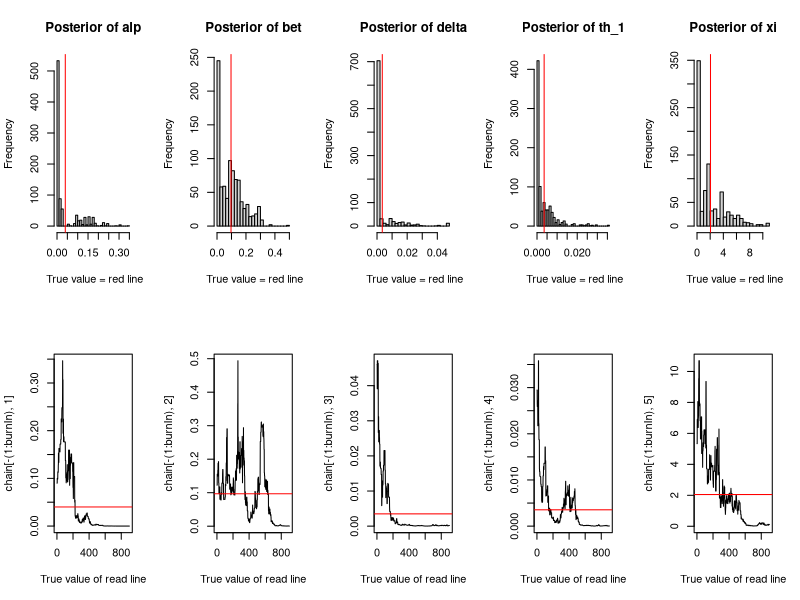

The R script that drew this image:
#OUOUCIR
rm(list=ls())
library(ape)
library(phytools)
library(corpcor)
library(stringi)
library(MCMCpack)
##given tree of n taxa,response,predictor.dataset,interaction,model
##output everything
#--------------------------------------------------------------------
CovRes<-function(x,n=n,G=G,distG=distG,one=one,response=response,pred.dataset=pred.dataset){
    alp<-x[1]
    bet<-x[2]
    delta<-x[3]
    th_1<-x[4]

    xi<-x[5]
    b1<-x[6]
    b2<-x[7]

    y_0<-0
    th_0<-0
    sig_0<-0
  sig1<-compute.optimal.sigma(model.params = x , response=response, pred.dataset=pred.dataset,G=G,opt.model=NULL)
  cov_yi_yj<-array(0,c(n,n))
  cov_y_th<-array(0,c(n,n))
  cov_thi_thj<-array(0,c(n,n))
  b1_hat<-array(0,c(n,n))
  cov_ri_rj<-array(0,c(n,n))
  for(i in 1:n){
      for(j in 1:n){

        if(2*alp != delta){
        A_1 <- exp(2*alp*G[i,j] - delta*G[i,j])/(2*alp - delta) -1/(2*alp - delta)
        }else{
        A_1 <- G[i,j]
        }
         if(alp != bet ){
           A_2 <-2*(alp*exp(alp*G[i,j]) -alp*exp(bet*G[i,j]))*th_0*th_0*exp(-alp*G[i,j] - 2*bet*G[i,j])/(alp -bet)
           A_3 <-(alp^2 -alp*bet)*sig1^2*exp(alp*G[i,j] + 2*bet*G[i,j])/ (alp^2*bet - bet^3)* exp(-alp*G[i,j] - 2*bet*G[i,j])
           A_4 <-  (alp*exp(1/2*alp*distG[i,j]) - alp*exp(1/2*bet*distG[i,j]))^2*exp(-alp*distG[i,j] - bet*distG[i,j])/(alp - bet)^2
           #A_5 <-  2*((alp^2*bet +alp*bet^2)*exp(alp*G[i,j]) - (alp^2*bet + alp*bet^2)*exp(bet*G[i,j]))*th_0^2*exp(-alp*G[i,j] - 2*bet*G[i,j])/(alp^2*bet - bet^3)
          # A_6 <- (2*alp*bet*exp(bet*G[i,j]) - (alp^2 +alp*bet)*exp(alp*G[i,j]))/(alp^2*bet - bet^3)
           }else{
           A_2 <- G[i,j]*exp(bet*G[i,j])
           A_3 <- alp/(bet*(alp+bet))*sig1^2*exp(alp*G[i,j] + 2*bet*G[i,j])* exp(-alp*G[i,j] - 2*bet*G[i,j])
           A_4 <- -(alp/2*G[i,j])^2*exp(alp*G[i,j])
           #A_5 <- 2*bet*exp(bet*G[i,j])*th_0^2*exp(-alp*G[i,j] - 2*bet*G[i,j])
          # A_6 <- exp(bet*G[i,j])
         }

      cov_yi_yj[i,j] <-
      1/2*(2*y_0^2*exp(-2*alp*G[i,j]) + (alp*xi^2*th_1*(exp(2*alp*G[i,j])/alp
      - 1/alp)/delta + 2*alp*th_1^2*(exp(2*alp*G[i,j])/alp - 1/alp) +
      4*alp*sig_0*xi^2*(A_1)/delta
    - 8*alp*th_1^2*(A_1) -
      4*alp*sig_0*th_1*(exp(2*alp*G[i,j] - 2*delta*G[i,j])/(alp - delta) -
      1/(alp - delta)) + alp*xi^2*th_1*(exp(2*alp*G[i,j] -
      2*delta*G[i,j])/(alp - delta) - 1/(alp - delta))/delta +
      2*alp*th_1^2*(exp(2*alp*G[i,j] - 2*delta*G[i,j])/(alp - delta) - 1/(alp -
      delta)) + xi^2*th_1*(exp(2*alp*G[i,j])/alp - 1/alp)/delta +
      2*th_1^2*(exp(2*alp*G[i,j])/alp - 1/alp) +
      4*sig_0*xi^2*(A_1)/delta + 4*(2*delta*sig_0 -
      xi^2)*alp*th_1*(A_1)/delta - 8*th_1^2*(A_1) +
      2*sig_0^2*(exp(2*alp*G[i,j] - 2*delta*G[i,j])/(alp - delta) - 1/(alp -
      delta)) - 2*sig_0*xi^2*(exp(2*alp*G[i,j] - 2*delta*G[i,j])/(alp - delta) -
      1/(alp - delta))/delta - 4*sig_0*th_1*(exp(2*alp*G[i,j] -
      2*delta*G[i,j])/(alp - delta) - 1/(alp - delta)) +
      xi^2*th_1*(exp(2*alp*G[i,j] - 2*delta*G[i,j])/(alp - delta) - 1/(alp -
      delta))/delta + 2*th_1^2*(exp(2*alp*G[i,j] - 2*delta*G[i,j])/(alp - delta) -
      1/(alp - delta)) + 4*(2*delta*sig_0 - xi^2)*th_1*(A_1)/delta +
      2*(delta*sig_0^2 - sig_0*xi^2)*alp*(exp(2*alp*G[i,j] -
      2*delta*G[i,j])/(alp - delta) - 1/(alp - delta))/delta)*exp(-2*alp*G[i,j])
      - 2*((alp - bet)*y_0*exp(bet*G[i,j]) + (alp*exp(alp*G[i,j]) -
      alp*exp(bet*G[i,j]))*th_0)^2*exp((-2*alp*G[i,j] - 2*bet*G[i,j])/(alp -bet)^2))*(alp - bet)^2*exp(bet*distG[i,j]) -
      (
        2*(y_0*exp(bet*G[i,j]))+A_2 - A_3-2*th_0*y_0*exp(bet*G[i,j])*exp(-alp*G[i,j] - 2*bet*G[i,j])
      -(2*alp*bet*exp(bet*G[i,j]) - (alp^2 +alp*bet)*exp(alp*G[i,j]))/(alp^2*bet - bet^3)*sig1^2*exp(-alp*G[i,j] - 2*bet*G[i,j])+ 2*((alp^2*bet +alp*bet^2)*exp(alp*G[i,j]) - (alp^2*bet + alp*bet^2)*exp(bet*G[i,j]))*th_0^2*exp(-alp*G[i,j] - 2*bet*G[i,j])/(alp^2*bet - bet^3)
    )*(alp*exp(1/2*alp*distG[i,j])-alp*exp(1/2*bet*distG[i,j]))*exp(-1/2*alp*distG[i,j]) -
      1/2*(2*th_0^2*exp(-2*bet*G[i,j]) - (2*bet*th_0^2 + sig1^2*exp(2*bet*G[i,j])- sig1^2)*exp(-2*bet*G[i,j])/bet)*A_4


      if(alp==bet){
        cov_y_th[i,j]<-(sig1^2/(2*bet^3))*(2*bet^3*G[i,j]*exp(bet*G[i,j])+bet^2*exp(bet*G[i,j])-bet^2*exp(3*bet*G[i,j]))
      }else{
      cov_y_th[i,j] <-
      -((alp - bet)*y_0*exp(bet*G[i,j]) + (alp*exp(alp*G[i,j]) -
      alp*exp(bet*G[i,j]))*th_0)*th_0*exp(-alp*G[i,j] - 2*bet*G[i,j])/(alp -
      bet) + 1/2*(2*alp*bet*sig1^2*exp(bet*G[i,j]) + (alp^2 -
      alp*bet)*sig1^2*exp(alp*G[i,j] + 2*bet*G[i,j]) - (alp^2 +
      alp*bet)*sig1^2*exp(alp*G[i,j]) + 2*(alp^2*bet -
      bet^3)*th_0*y_0*exp(bet*G[i,j]) + 2*((alp^2*bet +
      alp*bet^2)*exp(alp*G[i,j]) - (alp^2*bet +
      alp*bet^2)*exp(bet*G[i,j]))*th_0^2)*exp(-alp*G[i,j] -
      2*bet*G[i,j])/(alp^2*bet - bet^3)
  }
      cov_thi_thj[i,j] <-
       -1/2*bet*sig1^2*(exp(-2*bet*G[i,j]) - 1)*exp(-bet*distG[i,j])
      if(distG[i,j]<10^(-10)){
        b1_hat[i,j]<- (2*alp*(-alp/2 +3/2*bet) +alp^2+bet*bet )  / (alp^2-bet^2)
      }else{
          if( alp!=bet ){
            B_1<- ((alp - bet)*y_0*exp(bet*distG[i,j]/2) + (alp*exp(alp*distG[i,j]/2) -alp*exp(bet*distG[i,j]/2))*th_0)/(alp-bet)*th_0*exp(-alp*distG[i,j]/2 -2*bet*distG[i,j]/2)
          }else{
            B_1<- (y_0*exp(bet*distG[i,j]/2) + exp(bet*distG[i,j]/2))*th_0*exp(-alp*distG[i,j]/2 -2*bet*distG[i,j]/2)
          }

        b1_hat[i,j] <-
      (
        2*B_1 -
      (2*alp*bet*sig1^2*exp(bet*distG[i,j]/2) + (alp^2 -alp*bet)*sig1^2*exp(alp*distG[i,j]/2 + 2*bet*distG[i,j]/2)
        - (alp^2 +alp*bet)*sig1^2*exp(alp*distG[i,j]/2) +
          2*(alp^2*bet -bet^3)*th_0*y_0*exp(bet*distG[i,j]/2) +
          2*((alp^2*bet +alp*bet^2)*exp(alp*distG[i,j]/2)-
      (alp^2*bet +alp*bet^2)*exp(bet*distG[i,j]/2))*th_0^2 )*exp(-alp*distG[i,j]/2 - 2*bet*distG[i,j]/2)/(alp^2*bet - bet^3)
      )/(2*th_0^2*exp(-2*bet*distG[i,j]/2) - (2*bet*th_0^2 + sig1^2*exp(2*bet*distG[i,j]/2) -sig1^2)*exp(-2*bet*distG[i,j]/2)/bet)
      }

      cov_ri_rj[i,j]<-
        cov_yi_yj[i,j]-2*b1_hat[i,j]*cov_y_th[i,j]+(b1_hat[i,j])^2*cov_thi_thj[i,j]
     }# end of j loop
   }#end of i loop
  return(cov_ri_rj)
  }#end of CovRes  function
  #-------------------------------------------------------------------------------
  NegLogLike<-function(x,regb=regb,n=n,G=G,distG=distG,one=one,response=response,pred.dataset=pred.dataset,dsm=dsm){
    badval<-(0.5)*.Machine$double.xmax
    alp<-x[1]
    bet<-x[2]
    delta<-x[3]
    th_1<-x[4]
     xi<-x[5]

    p_est<-c(alp,bet,delta,th_1,xi)
    #print(p_est)
    V<-CovRes(p_est,n=n,G=G,distG=distG,one=one,response=response,pred.dataset=pred.dataset)
    #V<-as.matrix(nearPD(V)$mat)
    #CovRes(p_est,n=n,G=G,distG=distG,one=one,response=response,predictor=predictor)

    #regb[2]<-b1
    #put reg b here modified
    negloglike<-n/2*log(2*pi)+1/2*log(abs(det(V)))
    negloglike<-negloglike+1/2*t(response-dsm%*%regb)%*%pseudoinverse(V)%*%(response-dsm%*%regb)
    #print(negloglike)
    #print(c(alp,sig,negloglike))
    if(alp<0 || alp>100 || bet<0 || bet>100 || delta<0 || delta>100 || xi<0 || !is.finite(negloglike)|| negloglike <= -1000){
      return(badval)
    }
    return(negloglike[1])
  }#Neglog
  #-------------------------------------------------------------------------------
  #sim.dsm.oubmcir
  sim.dsm.oubmcir<-function(model.params,pred.dataset=pred.dataset,x.tre=x.tre){
    alp<-model.params[1]
    bet<-model.params[2]
    delta<-model.params[3]
    th_1<-model.params[4]
    xi<-model.params[5]
    #b1<-x[3]

    n<-dim(pred.dataset)[1]
    one<-array(1,c(n,1))
    #print(one)
    second<-phyloCorrectFactor.OUOUCIR(c(alp,bet,delta,th_1,xi),pred.dataset = pred.dataset,x.tre=x.tre)*pred.dataset
    return(second)
  }
  #-------------------------------------------------------------------------------
  phyloCorrectFactor.OUOUCIR<-function(model.params, pred.params=pred.params, pred.dataset=pred.dataset,x.tre=x.tre){
    alp<-model.params[1]
    bet<-model.params[2]
    delta<-model.params[3]
    th_1<-model.params[4]
    xi<-model.params[5]

    rho_y_th<-0
    y_0<-0
    th_0<-0
    tree.vcv<-vcv(x.tre)
    sig1<-compute.optimal.sigma(model.params, pred.int.params = predictor.dataset.estimate$b_ini[1:dim(pred.dataset)[2]], pred.params.mtx = predictor.dataset.estimate$pred.params.mtx,pred.int.dataset=predictor.dataset.estimate$pred.int.dataset, G=G , opt.model = NULL)
    trh<-max(tree.vcv) #tree height

    cov_y_th <- -((alp - bet)*y_0*exp(bet*trh) + (alp*exp(alp*trh) - alp*exp(bet*trh))*th_0)*th_0*exp(-alp*trh - 2*bet*trh)/(alp - bet) + 1/2*(2*alp*bet*sig1^2*exp(bet*trh) + (alp^2 -
           alp*bet)*sig1^2*exp(alp*trh + 2*bet*trh) - (alp^2 + alp*bet)*sig1^2*exp(alp*trh) + 2*(alp^2*bet -bet^3)*th_0*y_0*exp(bet*trh) + 2*((alp^2*bet + alp*bet^2)*exp(alp*trh) - (alp^2*bet +alp*bet^2)*exp(bet*trh))*th_0^2)*exp(-alp*trh -
           2*bet*trh)/(alp^2*bet - bet^3)
 var_th <- -th_0^2*exp(-2*bet*trh) + 1/2*(2*bet*th_0^2 + sig1^2*exp(2*bet*trh) - sig1^2)*exp(-2*bet*trh)/bet

    return(c(cov_y_th/var_th))
  }
  #--------------------------------------r_sq&AICc-------------------------------------------
  r_sq<-function(b_est=b_est,est_V=est_V,dsm=dsm,pred.dataset=pred.dataset,response=response){
    one<-array(1,c(length(response),1))
    inv_V_est<-pseudoinverse(est_V)
    mean_response<-(t(one)%*%inv_V_est%*%response)/sum(inv_V_est)
    SST<-t(response-c(mean_response))%*%inv_V_est%*%(response-c(mean_response))
    SSE<-t(response-dsm%*%b_est)%*%inv_V_est%*%(response-dsm%*%b_est)
    return((SST-SSE)/SST)
  }

  AICc<-function(n,k,negloglike){
    AIC<-2*k+negloglike
    AICc<-AIC+ 2*k*(k+1)/(n-k-1)
    return(AICc)
  }
  full.pred.dataset.estimate<-function(pred.dataset=pred.dataset,int.vars=int.vars, response=response){
    pred.names<-colnames(pred.dataset)
    for(j in 1 : dim(int.vars)[2]){
      int_j1 <- which(colnames(pred.dataset) == int.vars[j,][1])
      int_j2 <- which(colnames(pred.dataset) == int.vars[j,][2])
      pred.int_j12 <- matrix(pred.dataset[,int_j1]*pred.dataset[,int_j2],ncol=1)
      pred.int.dataset <- cbind(pred.int.dataset,pred.int_j12)
      temp.names <- paste(colnames(pred.dataset)[int_j1],colnames(pred.dataset)[int_j2],sep ="")
      pred.names = c(pred.names,temp.names)
    }
    colnames(pred.int.dataset)<-pred.names
    b_ini <- pseudoinverse(t(pred.int.dataset)%*%pred.int.dataset)%*%t(pred.int.dataset)%*%response
    rownames(b_ini) <- pred.names
    prdc <- sum(stri_length(colnames(pred.int.dataset)) == 1)
    pred.params.mtx <- array(0,c(prdc,prdc))
    colnames(pred.params.mtx)<-rownames(pred.params.mtx)<-pred.names[1:prdc]
    for(i in 1:(prdc-1)){
      for(j in i:prdc){
        if (i != j){
          cri.int<- rownames(b_ini) == paste(pred.names[i],pred.names[j],sep = "")
          if(any(cri.int)){
            pred.params.mtx[i,j]<-b_ini[which(cri.int),1]
            pred.params.mtx[j,i]<-pred.params.mtx[i,j]
          }
        }
      }
    }
    return( list(pred.int.dataset=pred.int.dataset, b_ini=b_ini, pred.params.mtx=pred.params.mtx))
  }
  #-------------------------------------------------------------------

  compute.optimal.sigma <- function(model.params = model.params , response=response, pred.dataset=pred.dataset,G=G,opt.model=NULL){

      bet <- model.params[2]
      V<- (1/(2*bet))*(1-exp(-2*bet*max(G)))*exp(-2*bet*(max(G)-G))
      inv.V<-pseudoinverse(V)

    #prdc <- sum(stri_length(colnames(pred.dataset)) == 1)
    n<-dim(G)[1]
    one<-array(1,c(n,1))
    inv.G<-pseudoinverse(G)
    sig1<-0
    v.pred.array<-NULL
    b_est<- pseudoinverse(t(pred.dataset)%*%pred.dataset)%*%t(pred.dataset)%*%response

    for(bIndex in 1 : dim(pred.dataset)[2]){

        temp.m.pred <- c(t(one)%*%inv.V%*%pred.dataset[,bIndex])
        temp.m.pred <- c(temp.m.pred/(t(one)%*%inv.V%*%one))
        temp.v.pred <- t(pred.dataset[,bIndex] - temp.m.pred*one)%*%inv.V%*%(pred.dataset[,bIndex] - temp.m.pred*one)/n

      sig1<-sig1 + b_est[bIndex]*temp.v.pred
      }
      return(sig1)
  }
  #--------------------------------------------------------------------------------
  prior<-function(model.params, pred.params){
    alp<-model.params[1]
    bet<-model.params[2]
    delta<-model.params[3]
    th_1<-model.params[4]
    xi<-model.params[5]
    #alpprior<- -dgamma(x=alp,shape=1,log=TRUE)
    #sigprior<- -dinvgamma(x=sig, shape=1,log=TRUE)
    #predprior<-dnorm(pred.params, mean=0,sd=0.001 ,log=TRUE)
    alpprior<- -dunif(x=alp,min=0,max=100,log=TRUE)
    betprior<- -dunif(x=bet,min=0,max=100,log=TRUE)
    deltaprior<- -dunif(x=delta,min=0,max=100,log=TRUE)
    th_1prior<- -dunif(x=th_1,min=0,max=100,log=TRUE)
    xiprior<- -dunif(x=xi,min=0,max=100,log=TRUE)
    predprior<- sum(-dunif(pred.params, min=-50,max=50 ,log=TRUE))
    return(alpprior + betprior + deltaprior + th_1prior + xiprior + predprior)
    }

  posterior <- function(model.params=model.params, pred.params=pred.params, n=n, G=G, distG=distG, one=one,response=response,pred.dataset=pred.dataset,dsm=dsm){

  #  print( prior(model.params,pred.params)  )
    return(NegLogLike(x=model.params,regb=b_ini, n=n, G=G,distG=distG,one=one,response=response,pred.dataset=pred.dataset,dsm=dsm)+ prior(model.params,pred.params))
    }


  proposalfunction<-function(model.params, pred.params){
    alp<-model.params[1]
    bet<-model.params[2]
    delta<-model.params[3]
    th_1<-model.params[4]
    xi<-model.params[5]
    pps.alp<-rnorm(1,mean=alp,sd= alp/5)
    pps.bet<-rnorm(1,mean=bet,sd= bet/5)
    pps.delta<-rnorm(1,mean=delta,sd=delta/5)
    pps.th_1<-rnorm(1,mean=th_1,sd= th_1/5)
    pps.xi<-rnorm(1,mean=xi,sd=xi/5)
    pps.pred.params<-rnorm(length(pred.params),mean=pred.params,sd=abs(pred.params/5))
    return(c(abs(pps.alp), abs(pps.bet), abs(pps.delta), abs(pps.th_1), abs(pps.xi), pps.pred.params))
    }


  #iterations<-1000
  run_metropolis_MCMC<-function(startvalue,iterations){
    chain=array(0,c(iterations+1,length(startvalue) ))
    chain[1,] <-startvalue
    for(i in 1:iterations){
      if(i%%500==0){print(i)}
      proposal<-proposalfunction(model.params=chain[i,1:5], pred.params=chain[i,6:length(startvalue)])
      probab<-exp(posterior(model.params=proposal[1:5], pred.params=proposal[6:length(proposal)], n=n, G=G, distG=distG, one=one,response=response,pred.dataset=pred.dataset,dsm=dsm)-posterior( model.params=chain[i,1:5], pred.params=chain[i,6:length(proposal)], n=n, G=G, distG=distG, one=one,response=response,pred.dataset=pred.dataset,dsm=dsm))
  #probab
      if(runif(1)< probab){
        chain[i+1,]<-proposal
      }else{
        chain[i+1,]<-chain[i,]
      }
    #print(round(chain[i,],2))
    }
    return(mcmc(chain))
  }
  #-----------------------------test--------------------------------------
  tree.size <- 7
  num.pred <- 3
  x.tre<-tree <- pbtree(n = tree.size,scale = 1)
  #plot(tree)
  #opt.model<-"OU"
  #G<-vcv(x.tre)
  response <- matrix(rnorm(tree.size),ncol = 1)
  pred.dataset <- matrix(rnorm(tree.size*num.pred),ncol = num.pred)
  opt.model.params<-0.2 #bet
  # x <- c(5,6)
  pred.int.dataset <- pred.dataset
  pred.names<-colnames(pred.dataset) <- c("a","b","c")
  int.vars <- matrix(c("a","b","c","c"),c(2,2))
  predictor.dataset.estimate <- full.pred.dataset.estimate(pred.dataset=pred.dataset,int.vars=int.vars,response=response)
  predictor.dataset.estimate

  G<-vcv(x.tre)
  distG<-2*(max(G)-G)
  n<-dim(G)[1]
  one<-array(1,c(n,1))
  solveG<-solve(G)

  dsm<-cbind(pred.dataset)#design matrix for initial estimate of b

  b_ini<- solve(t(dsm)%*%dsm)%*%t(dsm)%*%response
  regb <- b_ini

  alpha0<-rexp(1,rate=5)
  beta0<-rexp(1,rate=5)
  delta0<-rexp(1,rate=5)
  th_10<-rexp(1,rate=50)
  xi0<-rinvgamma(n=1,  shape= 1.1)

  p0<-c(alpha0, beta0, delta0, th_10, xi0)
  p0
  #model.params <- p0
  # c(rnorm(1),rexp(1))
  # c(runif(1),runif(1))
  print(compute.optimal.sigma(model.params = p0 , response=response, pred.dataset=pred.dataset,G=G,opt.model = NULL))
  print(NegLogLike(x=p0,regb=b_ini,n=n,G=G,distG=distG,one=one,response=response,pred.dataset=pred.dataset,dsm=dsm))

  startvalue<- c(alpha0,beta0,delta0,th_10,xi0,b_ini)
  
  chain<-run_metropolis_MCMC(startvalue,1000)
  #setwd("~/Dropbox/FCU/Teaching/Mentoring/2017Spring/TerryLai/R_code/maincode/")
  #save.image("test_round2.RData")
  #load("test_round2.RData")
  burnIn<-100
  acceptance <- 1- mean(duplicated(chain[-(1:burnIn),]))
  print(acceptance)

  par(mfrow=c(2,5))
  hist(chain[-(1:burnIn),1],nclass=30, main="Posterior of alp", xlab= " True value = red line")
  abline(v=mean(chain[-(1:burnIn),1]),col="red")

  hist(chain[-(1:burnIn),2],nclass=30, main="Posterior of bet", xlab= " True value = red line")
  abline(v=mean(chain[-(1:burnIn),2]),col="red")

  hist(chain[-(1:burnIn),3],nclass=30, main="Posterior of delta", xlab= " True value = red line")
  abline(v=mean(chain[-(1:burnIn),3]),col="red")

  hist(chain[-(1:burnIn),4],nclass=30, main="Posterior of th_1", xlab= " True value = red line")
  abline(v=mean(chain[-(1:burnIn),4]),col="red")

  hist(chain[-(1:burnIn),5],nclass=30, main="Posterior of xi", xlab= " True value = red line")
  abline(v=mean(chain[-(1:burnIn),5]),col="red")


  plot(chain[-(1:burnIn),1],type="l",xlab="True value of read line")
  abline(h=mean(chain[-(1:burnIn),1]), col="red")

  plot(chain[-(1:burnIn),2],type="l",xlab="True value of read line")
  abline(h=mean(chain[-(1:burnIn),2]), col="red")

  plot(chain[-(1:burnIn),3],type="l",xlab="True value of read line")
  abline(h=mean(chain[-(1:burnIn),3]), col="red")

  plot(chain[-(1:burnIn),4],type="l",xlab="True value of read line")
  abline(h=mean(chain[-(1:burnIn),4]), col="red")

  plot(chain[-(1:burnIn),5],type="l",xlab="True value of read line")
  abline(h=mean(chain[-(1:burnIn),5]), col="red")
